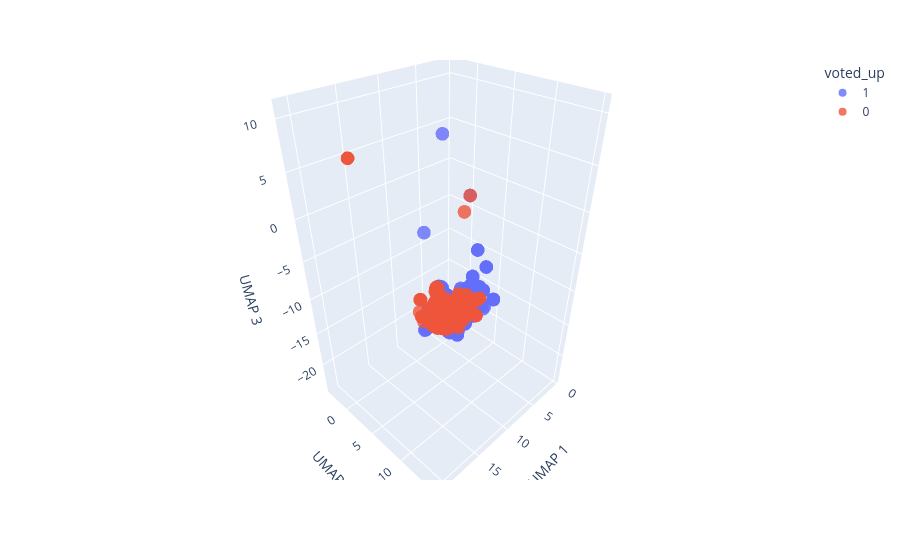

Notebook code cell kept with this figure:
### Code cell
umap_bge_m3_proj = px.scatter_3d(umap_bge_m3_df.iloc[:10000,:], x = "UMAP 1", y = "UMAP 2", z = "UMAP 3", color = "voted_up", opacity = 0.8)
umap_bge_m3_proj.show()

### Figure 1 — Plotly figure (JSON) as saved in the notebook; plotly's stock layout.template omitted (floating-point values rounded to 4 significant figures; data arrays with more than 128 entries replaced by an {"elided": "..."} marker saying what was removed)
{"data": [{"hovertemplate": "voted_up=1<br>UMAP 1=%{x}<br>UMAP 2=%{y}<br>UMAP 3=%{z}<extra></extra>", "legendgroup": "1", "marker": {"color": "#636efa", "opacity": 0.8, "symbol": "circle"}, "mode": "markers", "name": "1", "scene": "scene", "showlegend": true, "type": "scatter3d", "x": {"elided": "7544 float values"}, "y": {"elided": "7544 float values"}, "z": {"elided": "7544 float values"}}, {"hovertemplate": "voted_up=0<br>UMAP 1=%{x}<br>UMAP 2=%{y}<br>UMAP 3=%{z}<extra></extra>", "legendgroup": "0", "marker": {"color": "#EF553B", "opacity": 0.8, "symbol": "circle"}, "mode": "markers", "name": "0", "scene": "scene", "showlegend": true, "type": "scatter3d", "x": {"elided": "2456 float values"}, "y": {"elided": "2456 float values"}, "z": {"elided": "2456 float values"}}], "layout": {"legend": {"title": {"text": "voted_up"}, "tracegroupgap": 0}, "margin": {"t": 60}, "scene": {"domain": {"x": [0, 1], "y": [0, 1]}, "xaxis": {"title": {"text": "UMAP 1"}}, "yaxis": {"title": {"text": "UMAP 2"}}, "zaxis": {"title": {"text": "UMAP 3"}}}}}
